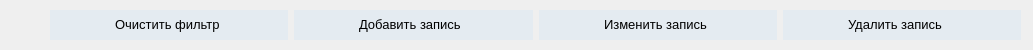
            <widget class="QFrame" name="bottomBar">
             <property name="geometry">
              <rect>
               <x>0</x>
               <y>680</y>
               <width>1033</width>
               <height>50</height>
              </rect>
             </property>
             <property name="minimumSize">
              <size>
               <width>0</width>
               <height>22</height>
              </size>
             </property>
             <property name="maximumSize">
              <size>
               <width>16777215</width>
               <height>50</height>
              </size>
             </property>
             <property name="styleSheet">
              <string notr="true">#bottomBar { 
	height: 40px;
	background-color: #b5bfc6;
}
#add_row,
#update_row,
#delete_row,
#clean_filtr { 
	font-size: 13px; 
	color: black; 
	padding-left: 40px;	
	padding-bottom: 2px;
    background-repeat: no-repeat;
	background-color: #e4ebf1;
	background-position: left;
	border: 25px;
	border-style: none solid none solid;
	border-color: #e4ebf1;
	border-radius: 7px;
	text-align: left;
}
#add_row:hover,
#update_row:hover,
#delete_row:hover,
#clean_filtr:hover {
	background-color: #9ba7b0;
	border-color: #9ba7b0;
}
#add_row:pressed,
#update_row:pressed,
#delete_row:pressed,
#clean_filtr:pressed {	
	background-color: #5085ad;
	border-color: #5085ad;
	color: rgb(255, 255, 255);
}</string>
             </property>
             <property name="frameShape">
              <enum>QFrame::NoFrame</enum>
             </property>
             <property name="frameShadow">
              <enum>QFrame::Raised</enum>
             </property>
             <widget class="QWidget" name="layoutWidget">
              <property name="geometry">
               <rect>
                <x>50</x>
                <y>0</y>
                <width>971</width>
                <height>51</height>
               </rect>
              </property>
              <layout class="QHBoxLayout" name="horizontalLayout">
               <item>
                <widget class="QPushButton" name="clean_filtr">
                 <property name="minimumSize">
                  <size>
                   <width>0</width>
                   <height>30</height>
                  </size>
                 </property>
                 <property name="styleSheet">
                  <string notr="true">background-image: url();</string>
                 </property>
                 <property name="text">
                  <string>Очистить фильтр</string>
                 </property>
                </widget>
               </item>
               <item>
                <widget class="QPushButton" name="add_row">
                 <property name="minimumSize">
                  <size>
                   <width>0</width>
                   <height>30</height>
                  </size>
                 </property>
                 <property name="styleSheet">
                  <string notr="true">background-image: url(:/icons/icons/post_add_black.png);
</string>
                 </property>
                 <property name="text">
                  <string>Добавить запись</string>
                 </property>
                </widget>
               </item>
               <item>
                <widget class="QPushButton" name="update_row">
                 <property name="minimumSize">
                  <size>
                   <width>0</width>
                   <height>30</height>
                  </size>
                 </property>
                 <property name="styleSheet">
                  <string notr="true">background-image: url(:/icons/icons/edit_note_black.png);
</string>
                 </property>
                 <property name="text">
                  <string>Изменить запись</string>
                 </property>
                </widget>
               </item>
               <item>
                <widget class="QPushButton" name="delete_row">
                 <property name="minimumSize">
                  <size>
                   <width>0</width>
                   <height>30</height>
                  </size>
                 </property>
                 <property name="styleSheet">
                  <string notr="true">background-image: url(:/icons/icons/delete_black.png);
</string>
                 </property>
                 <property name="text">
                  <string>Удалить запись</string>
                 </property>
                </widget>
               </item>
              </layout>
             </widget>
            </widget>
